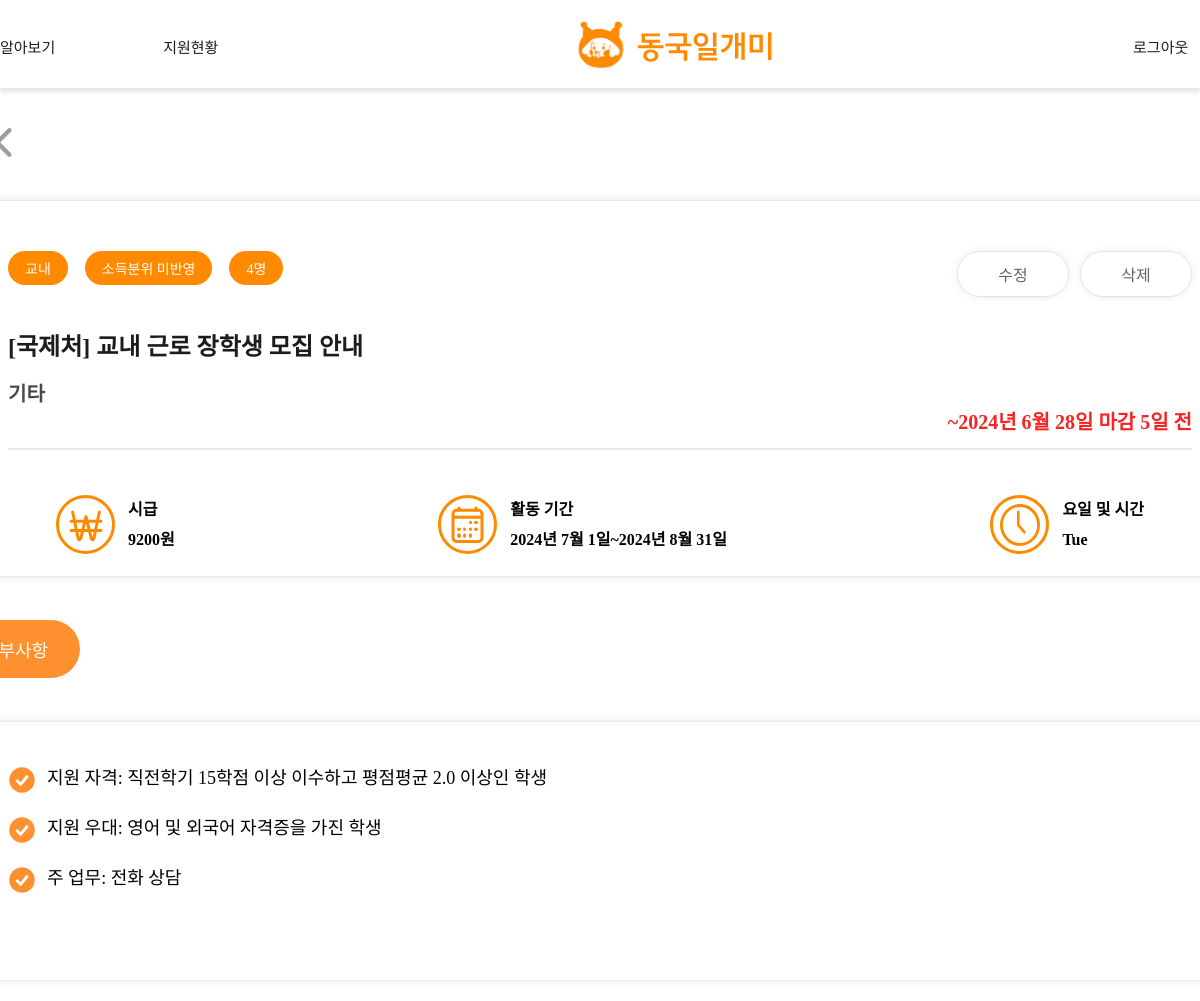
The app's page /post-detail/23 (signed in), older data.
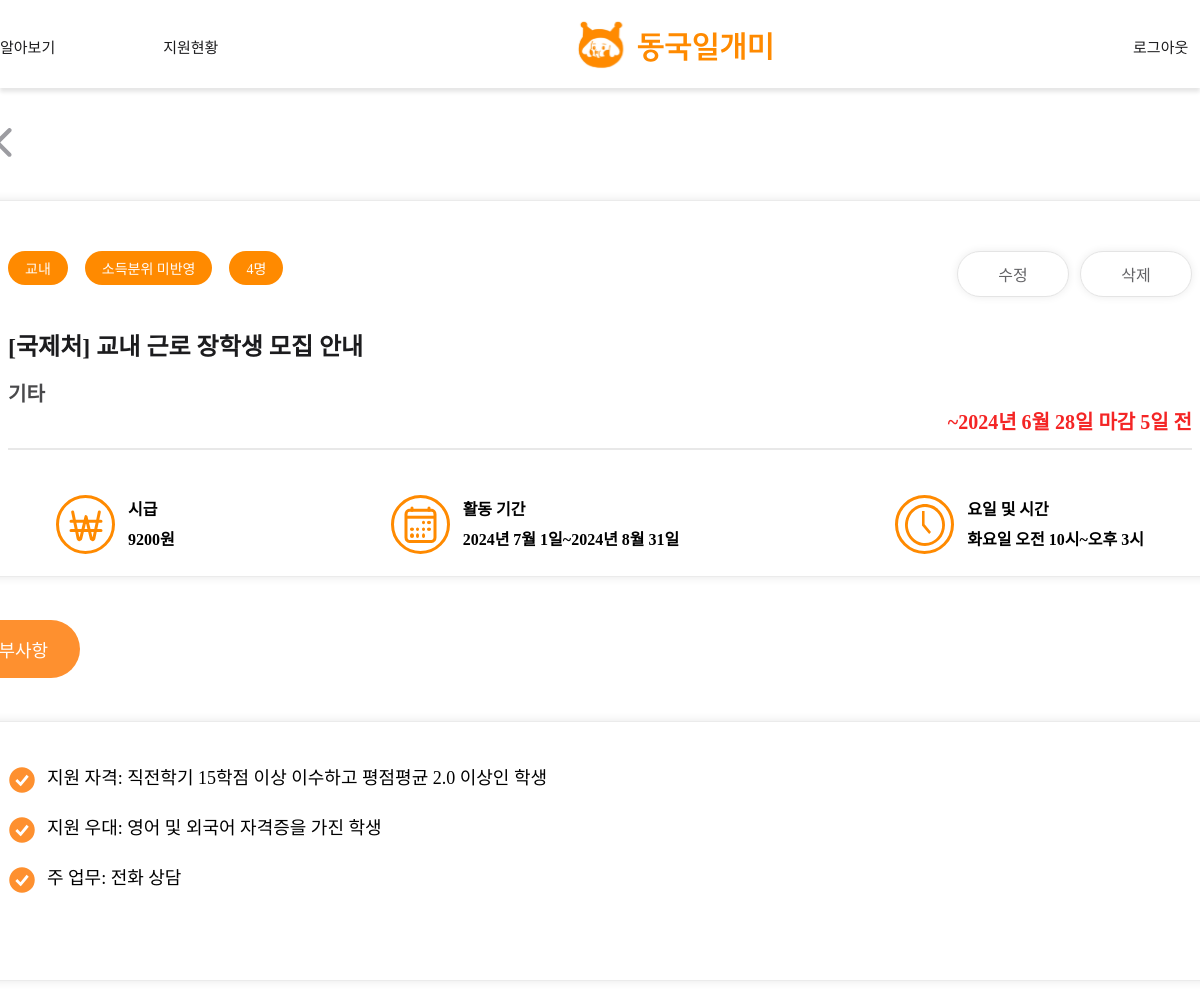
The same page, newer data.
### main/models.py (models this page shows, shortened)
class Post(models.Model):
    writer = models.ForeignKey(User, null=False, blank=False, on_delete=models.CASCADE)
    title = models.CharField(max_length=50)
    organization = models.CharField(max_length=50, null=True)
    department = models.CharField(max_length=50, null=True)
    is_income_bracket = models.PositiveIntegerField(null=False, default=0) #boolean
    start_date = models.DateField(null=True)
    end_date = models.DateField(null=True)
    deadline = models.DateField(null=True)
    day_left = models.IntegerField(null=True)
    place = models.CharField(max_length=50, blank=False)
    time = models.TextField(null=False)
    recruitment = models.PositiveIntegerField(default=0)
    wage = models.PositiveIntegerField(null=True, default=0)
    body = models.TextField()
    file = models.ImageField(upload_to="post/", blank=True, null=True)
    pub_date = models.DateTimeField()
    scrap = models.ManyToManyField(User, related_name='scraped', blank=True, default=None)
    scrap_count = models.PositiveIntegerField(default=0)
    applicated_count = models.PositiveIntegerField(default=0)
    def get_body(self):
        return json.loads(self.body)

### main/views.py (the view)
# urls.py: path('post-detail/<int:post_id>', post_detail, name="post-detail"),
def post_detail(request, post_id):
    if request.user.is_authenticated:
        post = get_object_or_404(Post, pk=post_id)
        post_body_list = post.get_body()
        applications = post.applications.all()
        applied_users = [application.writer for application in applications]
        print(applied_users)
        return render(request, 'main/post_detail.html', {'post':post, 'post_body_list':post_body_list, 'applied_users': applied_users})
    return redirect('accounts:login')

### main/templates/main/post_detail.html (shortened to what this page needs)
{% extends 'base.html' %}
{% load static %}
{% block content %}
<link
    rel="stylesheet"
    type="text/css"
    href="{% static 'css/main/post_detail.css'%}"
/>
<div class="detailpageScreen">
    <div class="backBtn">
        <a href="{% url 'main:mainlistpage' %}" class="backBtnAtag">
            <img src="{% static 'images/icons/back.svg' %}" />
        </a>
    </div>
    <div class="detailpageFrame">
        <div class="detailBox1">
            <div class="box1Frame">
                <div class="box1TopFrame">
                    <div class="box1IndexFrame">
                        <div class="box1Index"><span class="box1IndexText">{{post.department}}</span></div>
                        <div class="box1Index">
                            {% if post.is_income_bracket == 0 %}
                                <span class="box1IndexText">소득분위 미반영</span>
                            {% elif post.is_income_bracket == 1 %}
                                <span class="box1IndexText">소득분위 반영</span>
                            {% endif %}
                        </div>
                        <div class="box1Index"><span class="box1IndexText">{{ post.recruitment }}명</span></div>
                    </div>
                    {% if post.writer == user %}
                        <div class="box1EditFrame">
                            <a href="{% url 'main:post-edit' id=post.id %}" class="box1Btn" id="EditBtn">수정</a>
                            <a href="{% url 'main:post-delete' id=post.id %}" class="box1Btn" id="DeleteBtn">삭제</a>
                        </div>
                    {% endif %}
                </div>
                <div class="box1Content1Frame">
                    <div class="box1TitleFrame">
                        <div class="box1Title">[{{post.organization}}] {{ post.title }}</div>
                        <div class="box1organization">{{post.place}}</div>
                    </div>
                    <div class="deadlineFrame">
                        {% if post.day_left >= 0 %}
                            <div class="deadline">~{{post.deadline}} 마감 {{post.day_left}}일 전</div>
                        {% else %}
                            <div class="deadline">모집마감</div>
                        {% endif %}
                        <div class="box1line"></div>
                    </div>
                    <div class="box1etcFrame">
                        <div class="etcWage">
                            <img src="{% static 'images/icons/money.svg' %}" />
                            <div class="etcText">시급<br>{{ post.wage }}원</div>
                        </div>
                        <div class="etcDate">
                            <img src="{% static 'images/icons/period.svg' %}" />
                            <div class="etcText">활동 기간<br>{{post.start_date}}~{{post.end_date}}</div>
                        </div>
                        <div class="etcTime">
                            <img src="{% static 'images/icons/date.svg' %}" />
                            <div class="etcText">요일 및 시간
                                <br>
                                {{post.time}}
                            </div>
                        </div>
                    </div>
                </div>
            </div>
        </div>
        <div class="detailBox2Frame">
            <div class="index">
                <span class="indexText">세부사항</span>
            </div>
            <div class="detailBox2">
                <div class="box2Frame">
                    {% for body in post_body_list %}
                        <div class="check">
                            <img class="profileImage"src="{% static 'images/icons/check.svg' %}" />
                            <span class="box2Text">
                                {{body}}<br>
                            </span>
                        </div>
                    {% endfor %}
                </div>
            </div>
        </div>
    </div>
</div>
{% endblock %}

Row changes from the older to the newer data that the page shows:
changed Post "국제처": time "Tue" → "화요일 오전 10시~오후 3시"
